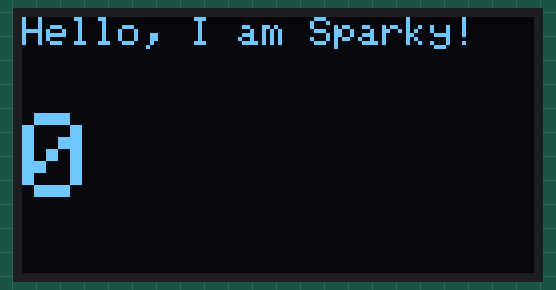
A sketch run on a simulated Arduino Uno, built with avr-gcc and run on an emulated ATmega328P. Parts: 128×64 one-colour display.

Above: at 0.1 s.
At 4.9 s:
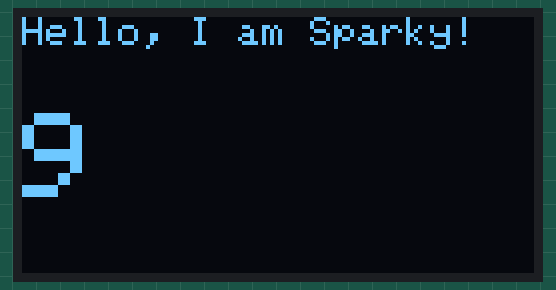
At 9.6 s:
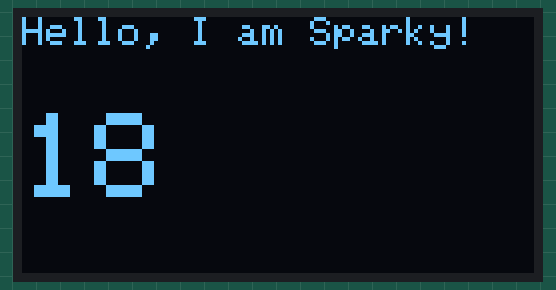
At 19.7 s:
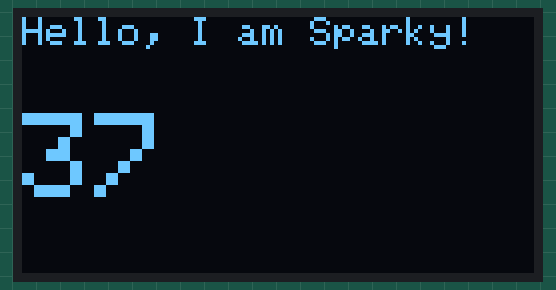
At 29.2 s:
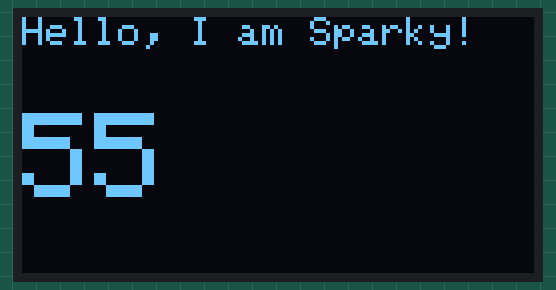
At 39.2 s:
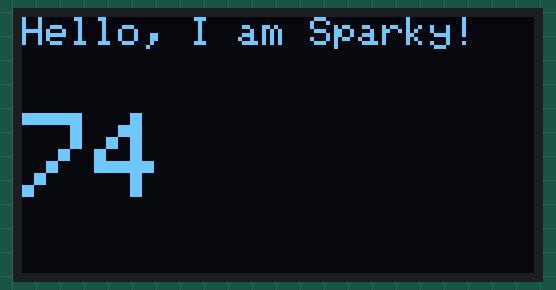

The sketch:

L10_Hello.ino
```cpp
// Lesson 10: Hello, screen!
// OLED screen: SDA on pin 21, SCL on pin 22.

#include <Adafruit_SSD1306.h>

Adafruit_SSD1306 display(128, 64, &Wire, -1);

int count = 0;

void setup() {
  display.begin(SSD1306_SWITCHCAPVCC, 0x3C);
}

void loop() {
  display.clearDisplay();
  display.setTextColor(SSD1306_WHITE);
  display.setTextSize(1);
  display.setCursor(0, 0);
  display.println("Hello, I am Sparky!");
  display.setTextSize(3);
  display.setCursor(0, 24);
  display.println(count);
  display.display();
  count = count + 1;
  delay(500);
}
```

Measured:
- what the display in image 1 shows lasts 0.5 s, from 4.8 s to 5.3 s
